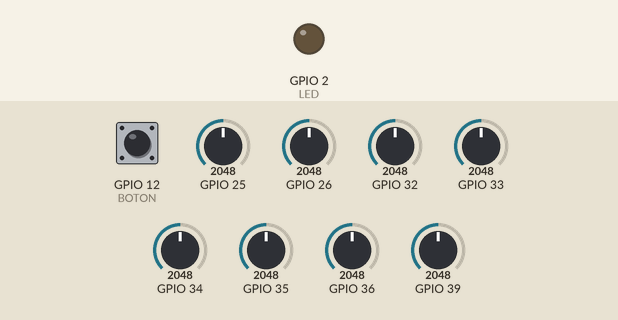
This sketch was run on a simulated ESP32. Shown: output pins drawn as LEDs (lit = HIGH). The test bench sets the inputs (shaded band); at power-on: GPIO 36 = 2048, GPIO 12 (BOTON) HIGH, GPIO 25 = 2048, GPIO 26 = 2048, GPIO 32 = 2048, GPIO 33 = 2048, GPIO 34 = 2048, GPIO 35 = 2048, GPIO 39 = 2048. Nothing arrives over Bluetooth unless stated; what the sketch prints to the serial monitor is not drawn.

Above: at 10.2 s.
10.3 s: GPIO 36 set to 2588
11.8 s: GPIO 36 set to 2710
Timing chart, 0 to 14.8 s (numbered marks = the images above; inputs shaded):
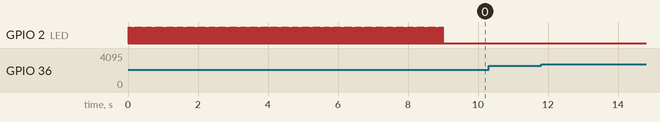

The sketch:

pruebaSensores.ino
```cpp
#include <QTRSensors.h>

#include <BluetoothSerial.h>

#define BOTON 12

#if !defined(CONFIG_BT_ENABLED) || !defined(CONFIG_BLUEDROID_ENABLED)
#error Bluetooth is not enabled! Please run `make menuconfig` to and enable it
#endif

BluetoothSerial SerialBT;

QTRSensors qtr;

const uint8_t SensorCount = 8;
uint16_t sensorValues[SensorCount];

#define LED 2

void setup() {
  // configure the sensors
  //siguelineas
  qtr.setTypeAnalog();
  qtr.setSensorPins((const uint8_t[]){ 36, 39, 34, 35, 32, 33, 25, 26 }, SensorCount);
  qtr.setEmitterPin(27);
  pinMode(LED, OUTPUT);

  for (int i = 0; i < 200; i++) {
    qtr.calibrate();
    digitalWrite(LED, HIGH);
    delay(10);
    digitalWrite(LED, LOW);
    delay(10);
  }
  Serial.begin(115200);
  SerialBT.begin("RescueLineBot");

  while (digitalRead(BOTON) == 0) {
  }
}

void loop() {
  // read raw sensor values
  qtr.read(sensorValues);
  for (uint8_t i = 0; i < SensorCount; i++) {
    Serial.print(sensorValues[i]);
    Serial.print('\t');
  }
  int posicion = qtr.readLineBlack(sensorValues);
  posicion = map(posicion, 0, 7000, -255, 255);
  Serial.print(posicion);
  Serial.println('\t');
}
```

Measured:
- after the input at 10.3 s, every drawn part: stays the same
- after the input at 11.8 s, every drawn part: stays the same
